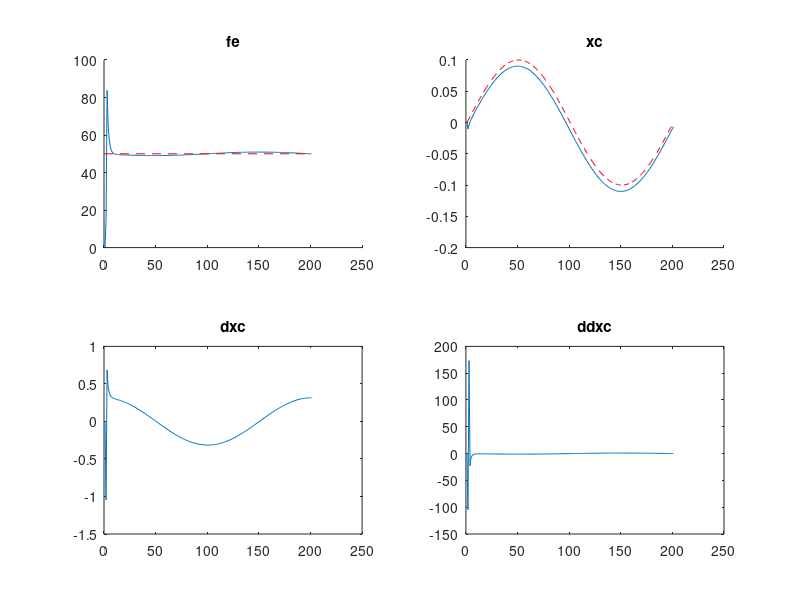

Source code (MATLAB):
clear all;

t = 0.01;
m = 40; b =100; k =100;
xc = 0; dxc= 0; ddxc = 0;
xe = 0; dxe = 0; ddxe= 0;
fd = 50;
ke = 5000;

fe = 0;

delta_f = 0;
delta_f_sum = 0;
ddelta_f = 0;
delta_f_pid = 0;

bp = 40; bi = 120; bd = 0.8;

for i=1:200
    xe(i+1) = 0.1*sin(i*2*pi/200);
    dxe(i+1) = 0.1*pi/100*cos(i*2*pi/200);
    ddxe(i+1) = -0.1*(pi/100)^2*sin(i*2*pi/200);
    fe(i+1) = ke * (xe(i+1) - xc(i));
    delta_f(i+1) = fe(i+1) - fd;

    delta_f_sum(i+1) = delta_f_sum(i) + delta_f(i+1) * t;
    ddelta_f(i+1) = (delta_f(i+1) - delta_f(i))/t;

    delta_f_pid(i+1) = bp*delta_f(i+1) + bi*delta_f_sum(i+1) + bd * ddelta_f(i+1);

    ddxc(i+1) = ddxe(i+1) + (delta_f(i+1) - b*(dxc(i)-dxe(i+1)) - k*(xc(i)-xe(i+1)) + delta_f_pid(i+1))/m;
    dxc(i+1) = dxc(i) + ddxc(i+1)*t;
    xc(i+1) = xc(i) + dxc(i+1)*t;
end

y = 1:200;
figure(4);
subplot(2,2,1)
hold on;
plot(fe);
line([0,200],[fd,fd],"LineStyle", "--","color","r"); %fd
title("fe");
subplot(2,2,2);
hold on;
plot(xc);
plot(xe,"color","r","LineStyle", "--"); %xe
title("xc");
subplot(2,2,3);
plot(dxc);
title("dxc");
subplot(2,2,4);
plot(ddxc);
title("ddxc");